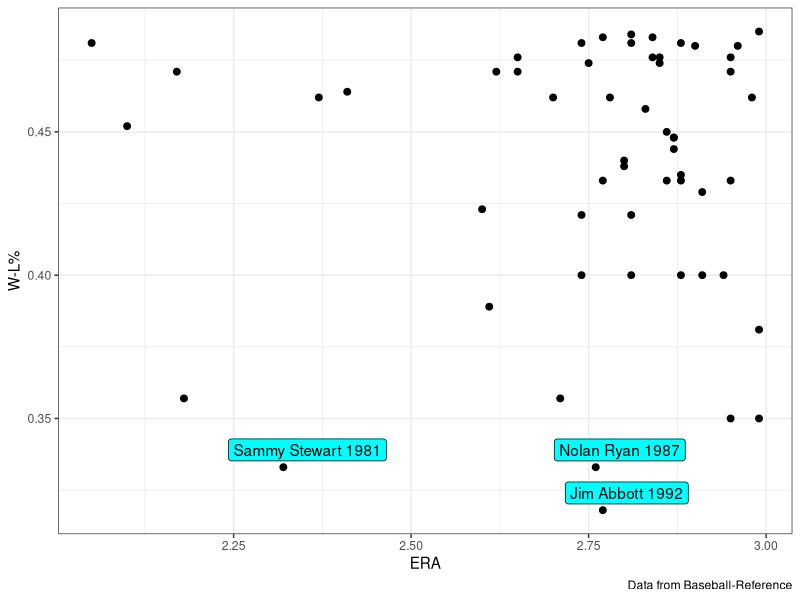
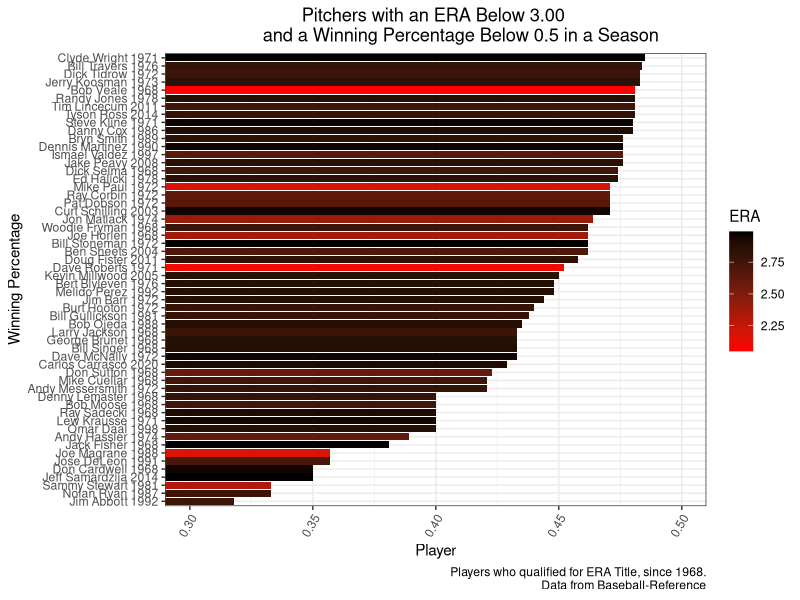

These figures' R source, in order:
library(dplyr)
library(tidyr)
library(knitr)
library(readr)
library(ggplot2)
library(ggrepel)
library(stringr)

pitchers <- read_csv("pitcher-data.csv")

pitchers <- pitchers %>%
  select(-Pit, -Str) %>%
  drop_na()

#kable(pitchers)
pitchers <- pitchers %>%
  mutate(Year_ch = as.character(pitchers$Year))
         
for (i in pitchers$Rk){
  name <- str_split(pitchers[i,2], "-")[[1]]
  
  pitchers[i,2] <- str_c(name[1],pitchers[i,48], sep = " ")
}

theme_set(theme_bw())
pitchers %>%
  filter(`W-L%` < 0.5) %>%
  ggplot(aes(x = ERA, y = `W-L%`, label = Player)) + 
  geom_point(size = 2) +
  geom_label_repel(data = subset(pitchers, `W-L%` < 0.34), fill = 'cyan') +
  labs(caption = "Data from Baseball-Reference")

pitchers <- pitchers %>%
  mutate(Player.f = as.factor(pitchers$Player))

pitchers$Player.f <- factor(pitchers$Player.f, levels = pitchers$Player.f[order(pitchers$`W-L%`)])

pitchers %>%
  filter(`W-L%` < 0.5) %>%
  ggplot(aes(x = Player.f,y = `W-L%`, fill = ERA)) +
  geom_col() + 
  theme(axis.text.x = element_text(angle = 60, hjust = 1)) +
  xlab("Winning Percentage") +
  ylab("Player") +
  ggtitle("Pitchers with an ERA Below 3.00 
          and a Winning Percentage Below 0.5 in a Season") +
  scale_fill_gradient(low = 'red', high = 'black') +
  coord_flip(ylim=c(0.3,0.5)) +
  labs(caption = "Players who qualified for ERA Title, since 1968.
       Data from Baseball-Reference") +
  theme(plot.title = element_text(hjust = 0.5)) 
#coord_cartesian(ylim=c(0.3,0.5)) 
